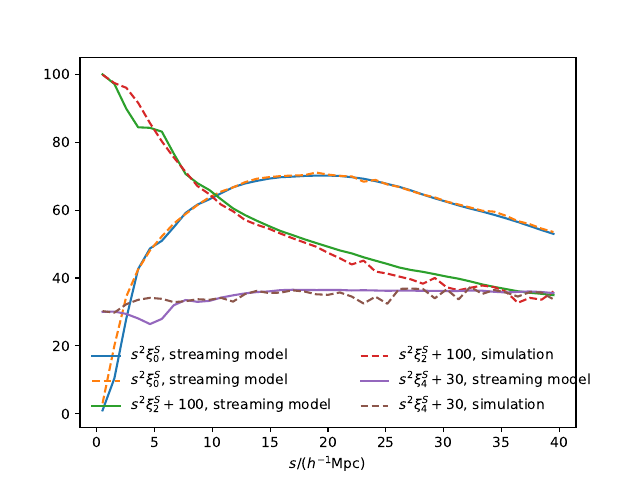

This figure's Python source:
import numpy as np
import matplotlib
matplotlib.use('Agg')
import matplotlib.pyplot as plt

from scipy.interpolate import InterpolatedUnivariateSpline

from astropy.cosmology import Planck15
from halotools.mock_observables import tpcf_multipole

from gsm.models.skewt.from_radial_transverse import moments2skewt
from gsm.streaming_integral import real2redshift



BoxSize = 1024.0
redshift = 0.25
kms_to_Mpc = (1 + redshift) / (100 * Planck15.efunc(redshift)) # convert the velocity unit from km/s to Mpc/h



def prepare_xiR():
    r_xiR_bins = np.loadtxt(
        "rxiR_NumDen-3.0_z0.25.txt"
    )
    r_xiR_bins_centre = 0.5 * (r_xiR_bins[1:] + r_xiR_bins[:-1])
    xiR = np.loadtxt(
        "xiR_NumDen-3.0_z0.25_Box1.txt"
    )
    xiR_func = InterpolatedUnivariateSpline(r_xiR_bins_centre, xiR, ext=1)
    return xiR_func

def prepare_vlos_pdf():
    r, m10, c20, c02, c12, c30, c40, c04, c22 = np.loadtxt(
        "moments_NumDen-3.0_z0.25_Box1.csv", 
        unpack=True, 
    )
    m10 *= kms_to_Mpc

    c20 *= kms_to_Mpc**2
    c02 *= kms_to_Mpc**2

    c12 *= kms_to_Mpc**3
    c30 *= kms_to_Mpc**3

    c40 *= kms_to_Mpc**4
    c04 *= kms_to_Mpc**4
    c22 *= kms_to_Mpc**4

    vlos_pdf_skewt = moments2skewt(
        m_10=InterpolatedUnivariateSpline(r, m10, ext=1),
        c_20=InterpolatedUnivariateSpline(r, c20, ext=1),
        c_02=InterpolatedUnivariateSpline(r, c02, ext=1),
        c_12=InterpolatedUnivariateSpline(r, c12, ext=1),
        c_30=InterpolatedUnivariateSpline(r, c30, ext=1),
        c_22=InterpolatedUnivariateSpline(r, c22, ext=1),
        c_40=InterpolatedUnivariateSpline(r, c40, ext=1),
        c_04=InterpolatedUnivariateSpline(r, c04, ext=1)
    )
    return vlos_pdf_skewt

xiR_func = prepare_xiR()
vlos_pdf_skewt = prepare_vlos_pdf()

s_output_bins = np.linspace(0, 40, 40)
s_output_bins_centre = 0.5 * (s_output_bins[1:] + s_output_bins[:-1])

mu_output_bins = np.linspace(0, 1, 500)
mu_output_bins_centre = 0.5 * (mu_output_bins[1:] + mu_output_bins[:-1])

xiS_s_mu_ST = real2redshift.simps_integrate(
    s_c=s_output_bins_centre, 
    mu_c=mu_output_bins_centre, 
    twopcf_function=xiR_func,
    los_pdf_function=vlos_pdf_skewt,
)
monopole_ST = tpcf_multipole(
    xiS_s_mu_ST,
    mu_output_bins,
    order=0
)
quadrupole_ST = tpcf_multipole(
    xiS_s_mu_ST,
    mu_output_bins,
    order=2
)
hexadecapole_ST = tpcf_multipole(
    xiS_s_mu_ST,
    mu_output_bins,
    order=4
)

s_bins_sim = np.loadtxt("./sim/s_bins_sim.txt")
s_bins_centre_sim = 0.5 * (s_bins_sim[1:] + s_bins_sim[:-1])
mu_bins_sim = np.loadtxt("./sim/mu_bins_sim.txt")
mu_bins_centre_sim = 0.5 * (mu_bins_sim[1:] + mu_bins_sim[:-1])

xiS_s_mu_sim = np.loadtxt(
    "./sim/xiS_s_mu_Box1_z0.25_los2.txt"
)
monopole_sim = tpcf_multipole(
    xiS_s_mu_sim,
    mu_bins_sim,
    order=0
)
quadrupole_sim = tpcf_multipole(
    xiS_s_mu_sim,
    mu_bins_sim,
    order=2
)
hexadecapole_sim = tpcf_multipole(
    xiS_s_mu_sim,
    mu_bins_sim,
    order=4
)


fig = plt.figure()
ax0 = plt.subplot()

ax0.plot(
    s_output_bins_centre,
    s_output_bins_centre**2 * monopole_ST,
    label=r"$s^2 \xi^S_0$, streaming model"
)
ax0.plot(
    s_bins_centre_sim,
    s_bins_centre_sim**2 * monopole_sim,
    label=r"$s^2 \xi^S_0$, streaming model",
    linestyle="--"
)

ax0.plot(
    s_output_bins_centre,
    s_output_bins_centre**2 * quadrupole_ST + 100,
    label=r"$s^2 \xi^S_2 + 100$, streaming model"
)
ax0.plot(
    s_bins_centre_sim,
    s_bins_centre_sim**2 * quadrupole_sim + 100,
    label=r"$s^2 \xi^S_2 + 100$, simulation",
    linestyle="--"
)

ax0.plot(
    s_output_bins_centre,
    s_output_bins_centre**2 * hexadecapole_ST + 30,
    label=r"$s^2 \xi^S_4 + 30$, streaming model"
)
ax0.plot(
    s_bins_centre_sim,
    s_bins_centre_sim**2 * hexadecapole_sim + 30,
    label=r"$s^2 \xi^S_4 + 30$, simulation",
    linestyle="--"
)
ax0.set_xlabel(r"$s / (h^{-1}\mathrm{Mpc})$")


ax0.legend(
    ncol=2,
    frameon=False
)

plt.savefig("st_example.pdf")
